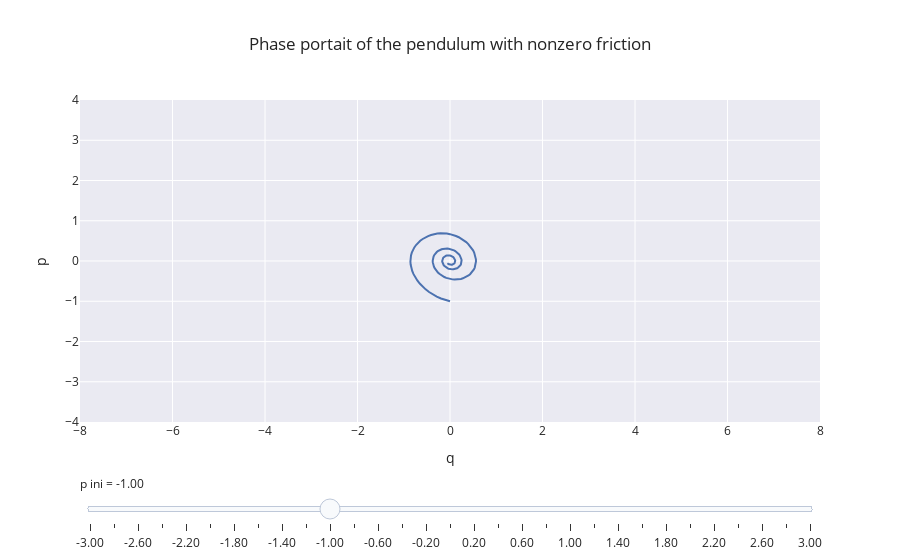

The code cell stored with this chart in its notebook:
### Code cell
fpm = friction_pendulum_model(alpha=0.25)
fcn = fpm.fcn

tini = 0.0
tend = 20.0

q_ini = 0.
p_ini = np.arange(-3,3.1,0.2)
i_beg = (np.argwhere(np.abs(p_ini + 1) < 1e-10)).flatten()[0]

sol = solve_ivp(fcn, (tini, tend), (q_ini, p_ini[i_beg]), t_eval=np.linspace(tini, tend, 200))

fig = go.Figure()
fig.add_trace(go.Scatter(x=sol.y[0], y=sol.y[1]))

#create slider
steps = []
for p_ini_i in p_ini:
    sol = solve_ivp(fcn, (tini, tend), (q_ini, p_ini_i), t_eval=np.linspace(tini, tend, 200))
    step = dict(method="update", label = f"{p_ini_i:.2f}", args=[{"x": [sol.y[0]], "y": [sol.y[1]]}])
    steps.append(step)
sliders = [dict(active=i_beg, currentvalue={'prefix': 'p ini = '}, steps=steps)]

fig.update_layout(sliders=sliders, title = 'Phase portait of the pendulum with nonzero friction', height=600)
fig.update_xaxes(title='q',range=[-8, 8])
fig.update_yaxes(title='p',range=[-4, 4])
fig['layout']['sliders'][0]['pad']=dict(t=50)
fig.show()

### Figure 1 — Plotly figure (JSON) as saved in the notebook; plotly's stock layout.template omitted (floating-point values rounded to 4 significant figures; data arrays with more than 128 entries replaced by an {"elided": "..."} marker saying what was removed)
{"data": [{"type": "scatter", "x": {"elided": "200 float values"}, "y": {"elided": "200 float values"}}], "layout": {"autosize": true, "sliders": [{"active": 10, "currentvalue": {"prefix": "p ini = "}, "pad": {"t": 50}, "steps": [{"args": [{"x": {"elided": "1x200 float values"}, "y": {"elided": "1x200 float values"}}], "label": "-3.00", "method": "update"}, {"args": [{"x": {"elided": "1x200 float values"}, "y": {"elided": "1x200 float values"}}], "label": "-2.80", "method": "update"}, {"args": [{"x": {"elided": "1x200 float values"}, "y": {"elided": "1x200 float values"}}], "label": "-2.60", "method": "update"}, {"args": [{"x": {"elided": "1x200 float values"}, "y": {"elided": "1x200 float values"}}], "label": "-2.40", "method": "update"}, {"args": [{"x": {"elided": "1x200 float values"}, "y": {"elided": "1x200 float values"}}], "label": "-2.20", "method": "update"}, {"args": [{"x": {"elided": "1x200 float values"}, "y": {"elided": "1x200 float values"}}], "label": "-2.00", "method": "update"}, {"args": [{"x": {"elided": "1x200 float values"}, "y": {"elided": "1x200 float values"}}], "label": "-1.80", "method": "update"}, {"args": [{"x": {"elided": "1x200 float values"}, "y": {"elided": "1x200 float values"}}], "label": "-1.60", "method": "update"}, {"args": [{"x": {"elided": "1x200 float values"}, "y": {"elided": "1x200 float values"}}], "label": "-1.40", "method": "update"}, {"args": [{"x": {"elided": "1x200 float values"}, "y": {"elided": "1x200 float values"}}], "label": "-1.20", "method": "update"}, {"args": [{"x": {"elided": "1x200 float values"}, "y": {"elided": "1x200 float values"}}], "label": "-1.00", "method": "update"}, {"args": [{"x": {"elided": "1x200 float values"}, "y": {"elided": "1x200 float values"}}], "label": "-0.80", "method": "update"}, {"args": [{"x": {"elided": "1x200 float values"}, "y": {"elided": "1x200 float values"}}], "label": "-0.60", "method": "update"}, {"args": [{"x": {"elided": "1x200 float values"}, "y": {"elided": "1x200 float values"}}], "label": "-0.40", "method": "update"}, {"args": [{"x": {"elided": "1x200 float values"}, "y": {"elided": "1x200 float values"}}], "label": "-0.20", "method": "update"}, {"args": [{"x": {"elided": "1x200 float values"}, "y": {"elided": "1x200 float values"}}], "label": "0.00", "method": "update"}, {"args": [{"x": {"elided": "1x200 float values"}, "y": {"elided": "1x200 float values"}}], "label": "0.20", "method": "update"}, {"args": [{"x": {"elided": "1x200 float values"}, "y": {"elided": "1x200 float values"}}], "label": "0.40", "method": "update"}, {"args": [{"x": {"elided": "1x200 float values"}, "y": {"elided": "1x200 float values"}}], "label": "0.60", "method": "update"}, {"args": [{"x": {"elided": "1x200 float values"}, "y": {"elided": "1x200 float values"}}], "label": "0.80", "method": "update"}, {"args": [{"x": {"elided": "1x200 float values"}, "y": {"elided": "1x200 float values"}}], "label": "1.00", "method": "update"}, {"args": [{"x": {"elided": "1x200 float values"}, "y": {"elided": "1x200 float values"}}], "label": "1.20", "method": "update"}, {"args": [{"x": {"elided": "1x200 float values"}, "y": {"elided": "1x200 float values"}}], "label": "1.40", "method": "update"}, {"args": [{"x": {"elided": "1x200 float values"}, "y": {"elided": "1x200 float values"}}], "label": "1.60", "method": "update"}, {"args": [{"x": {"elided": "1x200 float values"}, "y": {"elided": "1x200 float values"}}], "label": "1.80", "method": "update"}, {"args": [{"x": {"elided": "1x200 float values"}, "y": {"elided": "1x200 float values"}}], "label": "2.00", "method": "update"}, {"args": [{"x": {"elided": "1x200 float values"}, "y": {"elided": "1x200 float values"}}], "label": "2.20", "method": "update"}, {"args": [{"x": {"elided": "1x200 float values"}, "y": {"elided": "1x200 float values"}}], "label": "2.40", "method": "update"}, {"args": [{"x": {"elided": "1x200 float values"}, "y": {"elided": "1x200 float values"}}], "label": "2.60", "method": "update"}, {"args": [{"x": {"elided": "1x200 float values"}, "y": {"elided": "1x200 float values"}}], "label": "2.80", "method": "update"}, {"args": [{"x": {"elided": "1x200 float values"}, "y": {"elided": "1x200 float values"}}], "label": "3.00", "method": "update"}]}], "title": {"text": "Phase portait of the pendulum with nonzero friction"}, "xaxis": {"range": [-8, 8], "title": {"text": "q"}, "type": "linear"}, "yaxis": {"range": [-4, 4], "title": {"text": "p"}, "type": "linear"}}}
